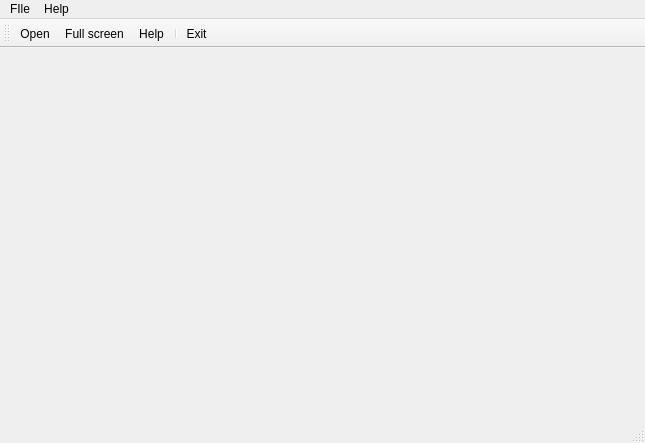
<?xml version="1.0" encoding="UTF-8"?>
<ui version="4.0">
 <class>MainWindow</class>
 <widget class="QMainWindow" name="MainWindow">
  <property name="geometry">
   <rect>
    <x>0</x>
    <y>0</y>
    <width>645</width>
    <height>443</height>
   </rect>
  </property>
  <property name="windowTitle">
   <string>MainWindow</string>
  </property>
  <widget class="QWidget" name="centralWidget">
   <layout class="QVBoxLayout" name="verticalLayout">
    <item>
     <widget class="Renderer" name="GLRenderer" native="true"/>
    </item>
   </layout>
  </widget>
  <widget class="QMenuBar" name="menuBar">
   <property name="geometry">
    <rect>
     <x>0</x>
     <y>0</y>
     <width>645</width>
     <height>25</height>
    </rect>
   </property>
   <widget class="QMenu" name="menuFIle">
    <property name="title">
     <string>FIle</string>
    </property>
    <addaction name="actionOpen_2"/>
    <addaction name="actionFull_screen_2"/>
    <addaction name="separator"/>
    <addaction name="actionExit_2"/>
   </widget>
   <widget class="QMenu" name="menuHelp">
    <property name="title">
     <string>Help</string>
    </property>
    <addaction name="actionHelp_2"/>
   </widget>
   <addaction name="menuFIle"/>
   <addaction name="menuHelp"/>
  </widget>
  <widget class="QToolBar" name="mainToolBar">
   <property name="iconSize">
    <size>
     <width>48</width>
     <height>48</height>
    </size>
   </property>
   <property name="toolButtonStyle">
    <enum>Qt::ToolButtonTextBesideIcon</enum>
   </property>
   <attribute name="toolBarArea">
    <enum>TopToolBarArea</enum>
   </attribute>
   <attribute name="toolBarBreak">
    <bool>false</bool>
   </attribute>
   <addaction name="actionOpen"/>
   <addaction name="actionFull_screen"/>
   <addaction name="actionHelp"/>
   <addaction name="separator"/>
   <addaction name="actionExit"/>
  </widget>
  <widget class="QStatusBar" name="statusBar"/>
  <action name="actionHelp">
   <property name="icon">
    <iconset>
     <activeon>:/new/prefix1/images/Actions-help-about-icon.png</activeon>
    </iconset>
   </property>
   <property name="text">
    <string>Help</string>
   </property>
   <property name="toolTip">
    <string>show help</string>
   </property>
  </action>
  <action name="actionOpen">
   <property name="icon">
    <iconset resource="resources.qrc">
     <normaloff>:/new/prefix1/images/Folder-Open-icon.png</normaloff>:/new/prefix1/images/Folder-Open-icon.png</iconset>
   </property>
   <property name="text">
    <string>Open</string>
   </property>
   <property name="toolTip">
    <string>open a grammer file for visualization</string>
   </property>
  </action>
  <action name="actionExit">
   <property name="icon">
    <iconset resource="resources.qrc">
     <normaloff>:/new/prefix1/images/Close-2-icon.png</normaloff>:/new/prefix1/images/Close-2-icon.png</iconset>
   </property>
   <property name="text">
    <string>Exit</string>
   </property>
   <property name="toolTip">
    <string>exit the application</string>
   </property>
  </action>
  <action name="actionFull_screen">
   <property name="icon">
    <iconset resource="resources.qrc">
     <normaloff>:/new/prefix1/images/window-full-screen-icon.png</normaloff>:/new/prefix1/images/window-full-screen-icon.png</iconset>
   </property>
   <property name="text">
    <string>Full screen</string>
   </property>
   <property name="toolTip">
    <string>open the visualization in full screen</string>
   </property>
  </action>
  <action name="actionOpen_2">
   <property name="icon">
    <iconset resource="resources.qrc">
     <normaloff>:/new/prefix1/images/Folder-Open-icon_small.png</normaloff>:/new/prefix1/images/Folder-Open-icon_small.png</iconset>
   </property>
   <property name="text">
    <string>Open</string>
   </property>
  </action>
  <action name="actionFull_screen_2">
   <property name="text">
    <string>Full screen</string>
   </property>
  </action>
  <action name="actionExit_2">
   <property name="text">
    <string>Exit</string>
   </property>
  </action>
  <action name="actionHelp_2">
   <property name="text">
    <string>Help</string>
   </property>
  </action>
 </widget>
 <layoutdefault spacing="6" margin="11"/>
 <customwidgets>
  <customwidget>
   <class>Renderer</class>
   <extends>QWidget</extends>
   <header>renderer.h</header>
   <container>1</container>
  </customwidget>
 </customwidgets>
 <resources>
  <include location="resources.qrc"/>
 </resources>
 <connections/>
</ui>
